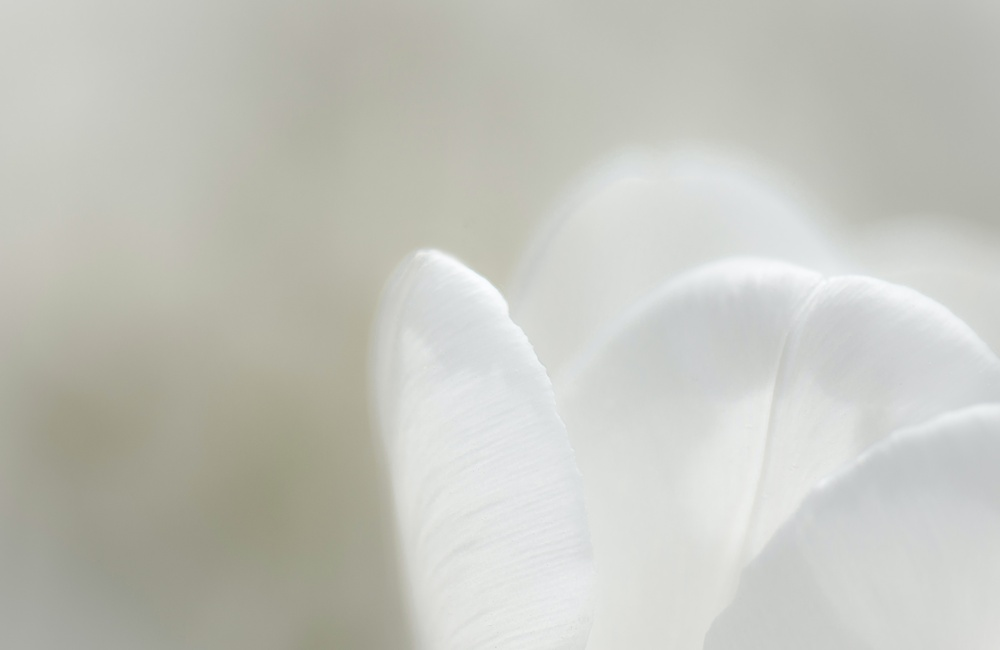
#> input picture susanne-schwarz-ouO7S8j332Y-unsplash.jpg, 1000 x 650 px, shrunk from 4356 x 2831 before the run, found by its file name
$ python Homomorhic_Filter_gaussian.py   (older library calls are emulated)
#> lines starting #> are read from the running program, lines starting #| are printed output that depends on the picture
import numpy as np
import cv2
import matplotlib.pyplot as plt
# Read the image
image_path = '/Users/meltemballan/Documents/Image_Processing/CH4_Ballan/susanne-schwarz-ouO7S8j332Y-unsplash.jpg'
gray_image = cv2.imread(image_path, cv2.IMREAD_GRAYSCALE)
#> gray_image: shape (650, 1000); min 148, max 253, mean 195.4

# Convert the image to the logarithmic domain
log_image = np.log1p(np.array(gray_image, dtype="float"))
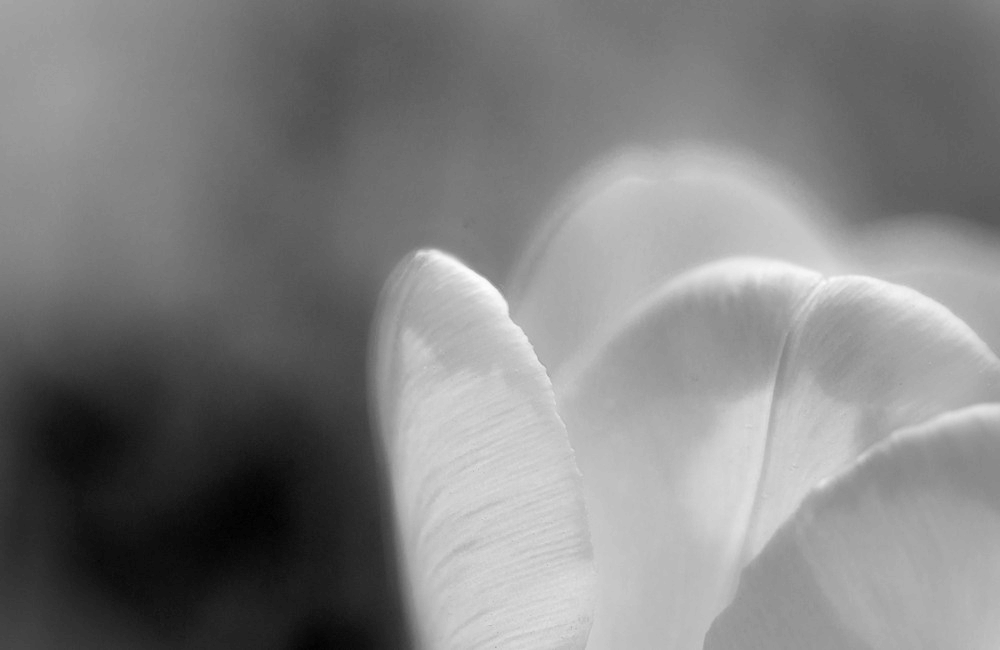
#> log_image: shape (650, 1000) float64; min 5, max 5.54, mean 5.27; drawn with min black and max white

# Perform the 2D Fast Fourier Transform to get the frequency transform of the image
f = np.fft.fft2(log_image)
fshift = np.fft.fftshift(f)

# Create a Gaussian high-pass filter
M, N = gray_image.shape
#> M = 650; N = 1000
sigma =10 # This value controls the cutoff frequency, adjust as needed
[X, Y] = np.meshgrid(np.arange(0, N), np.arange(0, M))
centerX = np.ceil(N / 2)
#> centerX = 500
centerY = np.ceil(M / 2)
#> centerY = 325
gaussianNumerator = (X - centerX)**2 + (Y - centerY)**2
# Low pass and high pass filters
Hlow = np.exp(-gaussianNumerator / (2 * sigma * sigma))
Hhigh = 1 - Hlow

# Apply the high-pass filter to the frequency transform
fshift_filtered = fshift * Hhigh

# Perform the inverse 2D Fast Fourier Transform to get the filtered image
f_ishift = np.fft.ifftshift(fshift_filtered)
img_back = np.fft.ifft2(f_ishift)
img_back = np.abs(img_back)
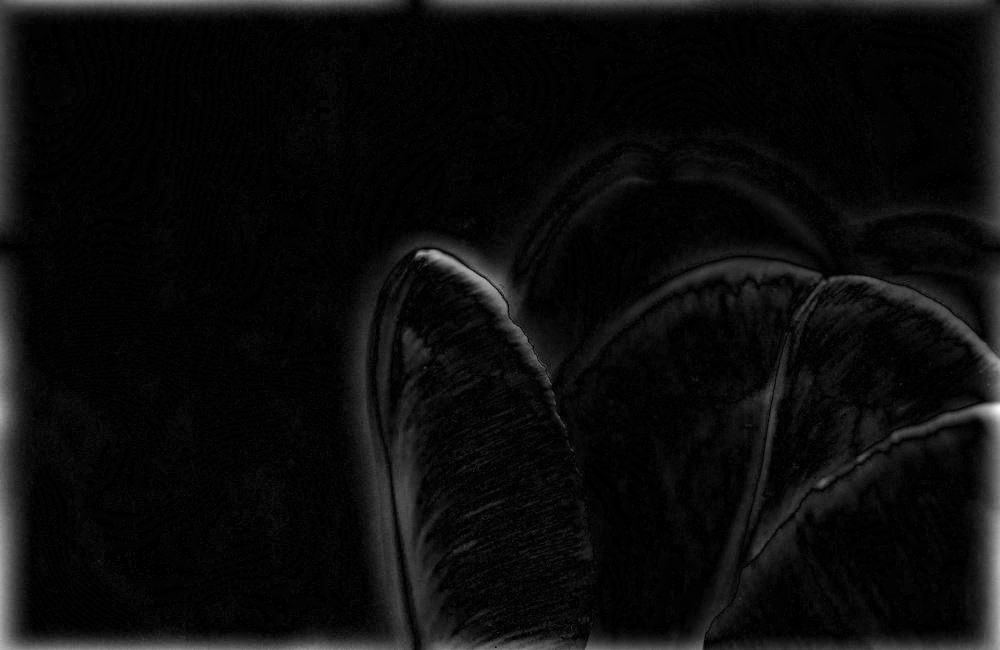
#> img_back: shape (650, 1000) float64; min 5.8e-09, max 0.192, mean 0.00924; drawn with min black and max white

# Convert the image back to the original domain by applying the exponential function
img_back = np.expm1(img_back)

# Normalize the image to the range [0, 255]
img_back = cv2.normalize(img_back, None, alpha=0, beta=255, norm_type=cv2.NORM_MINMAX, dtype=cv2.CV_8U)
# Display the original and filtered images side by side
plt.figure(figsize=(15, 10), dpi=100)  # Increase figure size and resolution
plt.subplot(1, 2, 1)  # Adjust subplot layout
plt.imshow(gray_image, cmap='gray', interpolation='bicubic')  # Use bicubic interpolation
plt.title('Original Image')  # Add title
plt.xlabel('x')  # Add x label
plt.ylabel('y')  # Add y label

plt.subplot(1, 2, 2)
plt.imshow(img_back, cmap='gray', interpolation='bicubic')  # Use bicubic interpolation
plt.title('Homomorphic Filtered Image')  # Add title
plt.xlabel('x')  # Add x label
plt.ylabel('y')  # Add y label

plt.tight_layout()  # Improve layout
plt.show()
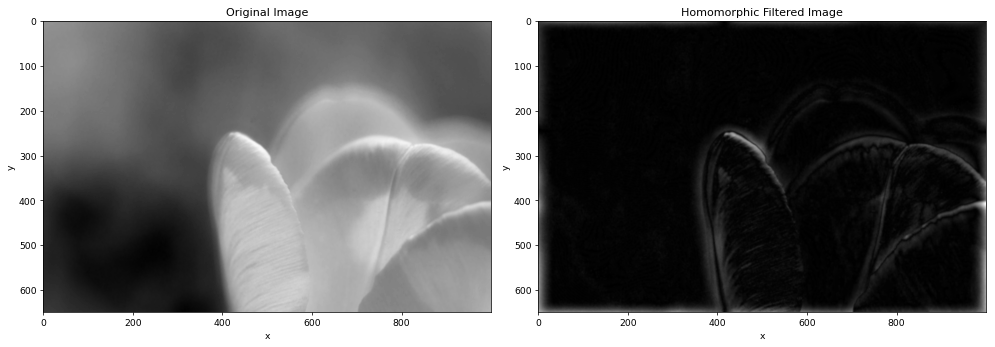
#> figure drawn by matplotlib, 2 panels
